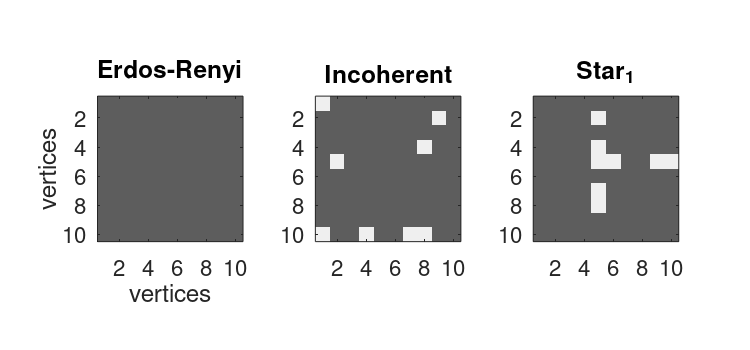
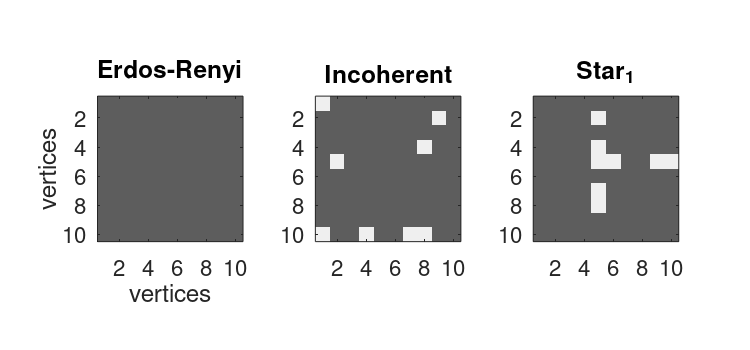

MATLAB code for these plots, in order:
n=10;
m=8;
p=0.2;
q=0.5;



M_inc=randperm(n^2);
M_inc=M_inc(1:m);

M_cross=randperm(n);
M_cross=M_cross(1:m);


ER=p*ones(n);

INC=p*ones(n);
INC(M_inc)=q;

CROSS=p*ones(n);
CROSS(5,M_cross(1:m/2))=q;
CROSS(M_cross(m/2+1:m),5)=q;

figure(1), clf
if nargin==3, nrows=2; else nrows=1; end
ncols=3;
fs=16;


emax=q;
subplot(131), cla
image(60*ER/emax)
colormap('gray')
title('Erdos-Renyi','fontsize',fs)
xlabel('vertices','fontsize',fs)
ylabel('vertices','fontsize',fs)
set(gca,'fontsize',fs,'DataAspectRatio',[1 1 1])

subplot(132), cla
image(60*INC/emax)
title('Incoherent','fontsize',fs)
set(gca,'fontsize',fs,'DataAspectRatio',[1 1 1])

subplot(133), cla
image(60*CROSS/emax)
colormap('gray')
title('Star_1','fontsize',fs)
set(gca,'fontsize',fs,'DataAspectRatio',[1 1 1])


%%
wh=[7.5 3.5];   %width and height
set(gcf,'PaperSize',wh,'PaperPosition',[0 0 wh],'Color','w');
figname='../../../figs/misc/ER_INC_STAR1';
print('-dpdf',figname)
saveas(gcf,figname)


